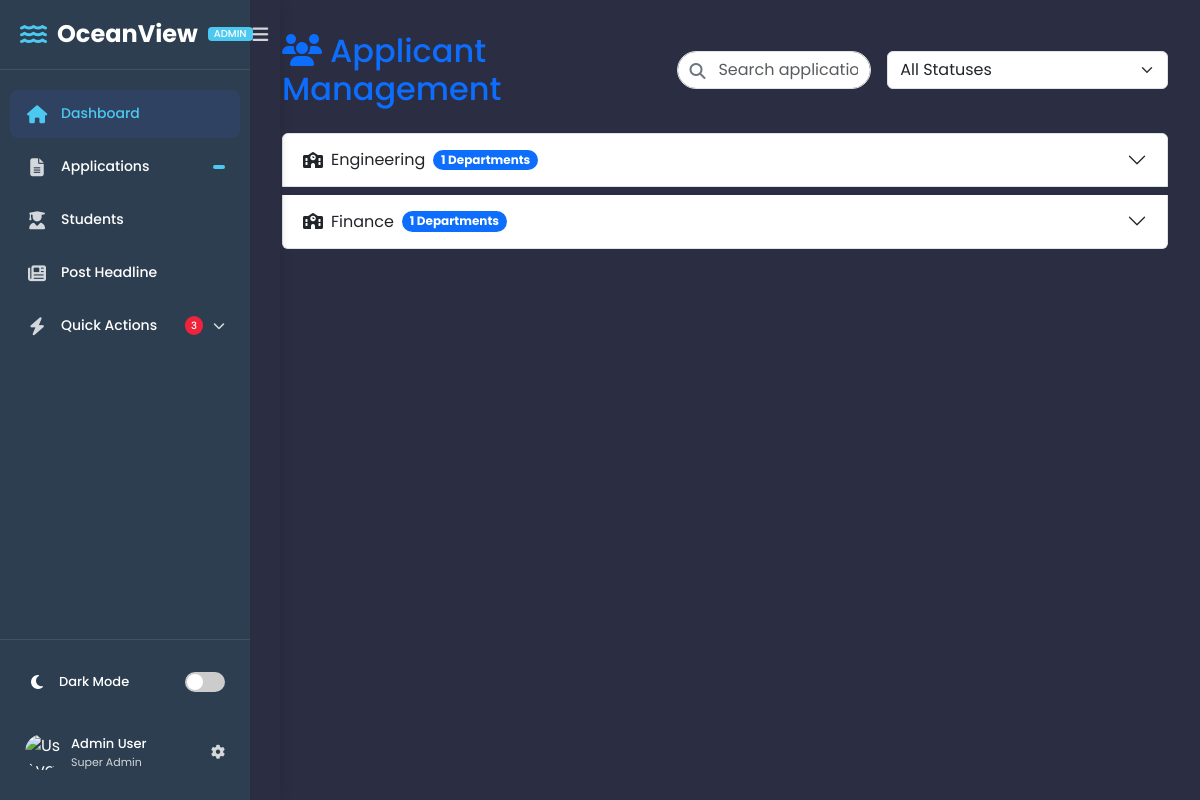
The page /applicant/ on the database its author committed.
### portal/models.py (models this page shows, shortened)
class School(models.Model):
    name = models.CharField(max_length=100, unique=True)

### crm/views.py (the view)
# urls.py: path('applicant/', applicant_list, name='applicant_list'),
def applicant_list(request):
    applications = Application.objects.all()
    grouped_applications = {}
    for app in applications:
        school = app.school.name
        department = app.department.name
        if school not in grouped_applications:
            grouped_applications[school] = {}
        if department not in grouped_applications[school]:  # Fixed variable case
            grouped_applications[school][department] = []
        grouped_applications[school][department].append(app)
    return render(request, "crm/applicant_list.html", {"grouped_applications": grouped_applications})

### crm/templates/crm/applicant_list.html (shortened to what this page needs)
{% load static %}
<!DOCTYPE html>
<html lang="en">
<head>
    <link rel="stylesheet" href="https://cdn.jsdelivr.net/npm/bootstrap@5.3.0/dist/css/bootstrap.min.css">
    <link rel="stylesheet" href="https://cdnjs.cloudflare.com/ajax/libs/font-awesome/6.0.0/css/all.min.css">
</head>
<body>
    {% include 'crm/sidebar.html' %}
    <div class="main-content">
        <div class="d-flex justify-content-between align-items-center mb-4">
            <h2 class="text-primary mb-0">
                <i class="fas fa-users me-2"></i>Applicant Management
            </h2>
            <div class="d-flex">
                <div class="search-container me-3">
                    <i class="fas fa-search"></i>
                    <input type="text" class="form-control search-input" placeholder="Search applications..." id="searchInput">
                </div>
                <select class="form-select status-filter" id="statusFilter">
                    <option value="all">All Statuses</option>
                </select>
            </div>
        </div>
        <div class="accordion" id="schoolAccordion">
            {% for school, departments in grouped_applications.items %}
            <div class="accordion-item mb-2">
                <h2 class="accordion-header" id="heading{{ forloop.counter }}">
                    <button class="accordion-button collapsed" type="button" data-bs-toggle="collapse"
                            data-bs-target="#collapse{{ forloop.counter }}" aria-expanded="false">
                        <i class="fas fa-school me-2"></i> {{ school }}
                        <span class="badge bg-primary rounded-pill ms-2">{{ departments|length }} Departments</span>
                    </button>
                </h2>
            </div>
            {% empty %}
            <div class="alert alert-info">
                <i class="fas fa-info-circle me-2"></i> No applications found in the system.
            </div>
            {% endfor %}
        </div>
    </div>
</body>
</html>

### crm/templates/crm/applicant_list.html (style rules this page uses)
:root { --primary-color: #4361ee; --primary-hover: #3a56d4; --success-color: #38b000; --warning-color: #ff9500; --light-bg: #f8f9fa; --dark-text: #212529; }
body { font-family: 'Poppins', sans-serif; background-color: var(--light-bg); color: var(--dark-text); }
.main-content { margin-left: 250px; padding: 2rem; transition: all 0.3s ease; }
.search-container { position: relative; max-width: 400px; }
.search-container i { position: absolute; left: 12px; top: 12px; color: #6c757d; }
.search-input { padding-left: 40px; border-radius: 25px; }
.status-filter { min-width: 150px; }

### crm/templates/crm/sidebar.html (style rules this page uses)
:root { --primary-color: #4361ee; --primary-light: rgba(67, 97, 238, 0.1); --secondary-color: #3f37c9; --accent-color: #4cc9f0; --text-color: #ffffff; --text-light: rgba(255, 255, 255, 0.8); --bg-color: #2b2d42; --sidebar-bg: #2b2d42; --sidebar-width: 280px; --sidebar-collapsed-width: 80px; --transition-speed: 0.3s; }
* { margin: 0; padding: 0; box-sizing: border-box; }
body { font-family: 'Poppins', sans-serif; background-color: var(--bg-color); color: var(--text-color); transition: background-color var(--transition-speed); }

### rows shown on the page
School: grouped_applications "Engineering"
School: grouped_applications "Finance"

### other values the page prints
{{ departments|length }} "1" "1"
